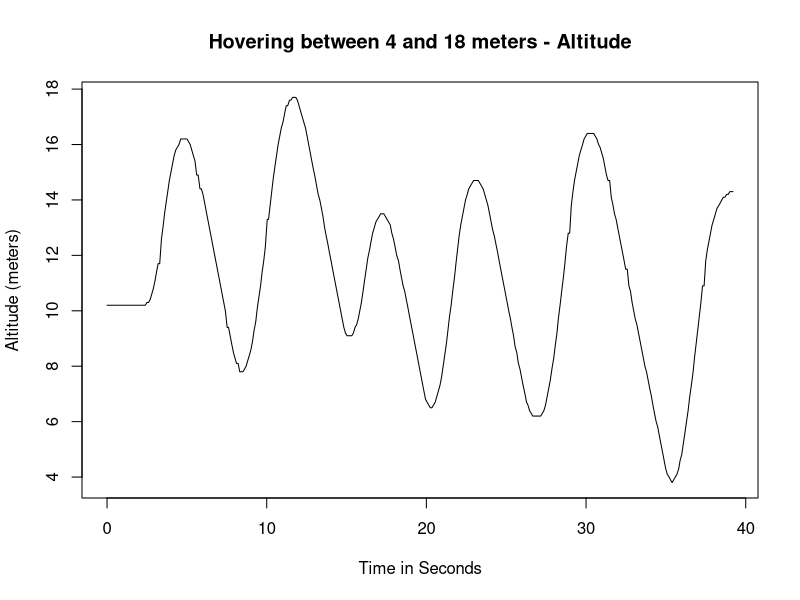

Write the R code that produced this figure.
# Set the working directory
setwd("/Users/mac/Desktop/Programming/COMP9596//DroneData")
require(splines) #thx @Chase for the notice
library(geosphere)

# Read the data
data <- read.csv(file="updownSlow.csv", header=TRUE, sep=",")

# Convert date column to Date object
data$Date <- as.POSIXct(data$Date)

# Extract the data from column name to plot
data.toPlot <- data

# Calculate the difference of each time point to the first (in seconds)
data.toPlot$TimeDiff <- data.toPlot$Date - data.toPlot$Date[1]

# Since TimeDiff is a time/date object, convert it to a numeric and store this as an extra column in data frame
data.toPlot$TimeDiffValue <- as.numeric(data.toPlot$TimeDiff)


# Multiple current and voltage to get Power
data.toPlot$Power <- as.double(-(data.toPlot$Current/1000) * data.toPlot$Voltage/1000)

#Get Mangnitude of Velocity
data.toPlot$Velocity <- sqrt(data.toPlot$VelocityX^2 + data.toPlot$VelocityY^2 + data.toPlot$VelocityZ^2)
data.toPlot$Mean <- mean(data.toPlot$Power)
data.toPlot$MaxWifi <- do.call(pmax, data.toPlot[10:17])

ppi <- 200
png(file=paste("Hovering between 4 and 18 meters - Altitude", ".png", sep=""), height=7*ppi, width=9*ppi, res=ppi)

#write.csv(data.toPlotFinal, file="FirstRev.csv")
#par(mar=c(5.1, 4.1, 4.1, 8.1), xpd=TRUE)
plot(y=data.toPlot$Altitude, x=data.toPlot$TimeDiffValue,type="l",col="black", lwd="1", ylab="Altitude (meters)", xlab="Time in Seconds",
     main="Hovering between 4 and 18 meters - Altitude")
#points(x=data.toPlot$TimeDiffValue[67], y=data.toPlot$Velocity[67], pch=1)
#points(x=data.toPlot$TimeDiffValue[117], y=data.toPlot$Velocity[117], pch=2)
#points(x=data.toPlot$TimeDiffValue[157], y=data.toPlot$Velocity[157], pch=3)
#points(x=data.toPlot$TimeDiffValue[187], y=data.toPlot$Velocity[187], pch=4)
#points(x=data.toPlot$TimeDiffValue[207], y=data.toPlot$Velocity[207], pch=5) 
#points(x=data.toPlot$TimeDiffValue[217], y=data.toPlot$Velocity[217], pch=6)
#points(x=data.toPlot$TimeDiffValue[225], y=data.toPlot$Velocity[225], pch=7) 
#points(x=data.toPlot$TimeDiffValue[231], y=data.toPlot$Velocity[231], pch=8) 
#points(x=data.toPlot$TimeDiffValue[234], y=data.toPlot$Velocity[234], pch=9) 

#legend("topright",  inset=c(-0.25,0), legend=c("5s interval", "4s interval", "3s interval", "2s interval", 
#                           "1s interval", "0.75s interval", "0.5s interval", "0.25s interval", 
#                           "0.1s interval"), bty="n", pch=1:9, lty=1, lwd=1)

dev.off()
